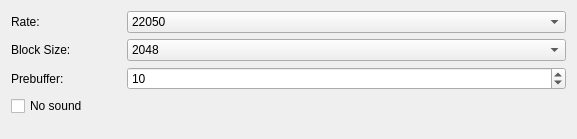
         <widget class="QWidget" name="pageMixer">
          <property name="geometry">
           <rect>
            <x>0</x>
            <y>0</y>
            <width>573</width>
            <height>139</height>
           </rect>
          </property>
          <attribute name="label">
           <string>Mixer</string>
          </attribute>
          <layout class="QGridLayout" name="gridLayout_10">
           <item row="0" column="0">
            <layout class="QVBoxLayout" name="vlMixerPageSettings">
             <item>
              <layout class="QHBoxLayout" name="hlMixerPageRate">
               <item>
                <widget class="QLabel" name="labelMixerRate">
                 <property name="minimumSize">
                  <size>
                   <width>110</width>
                   <height>0</height>
                  </size>
                 </property>
                 <property name="maximumSize">
                  <size>
                   <width>110</width>
                   <height>16777215</height>
                  </size>
                 </property>
                 <property name="text">
                  <string>Rate:</string>
                 </property>
                 <property name="buddy">
                  <cstring>comboBoxMixerRate</cstring>
                 </property>
                </widget>
               </item>
               <item>
                <widget class="QComboBox" name="comboBoxMixerRate">
                 <property name="currentIndex">
                  <number>1</number>
                 </property>
                 <item>
                  <property name="text">
                   <string>11050</string>
                  </property>
                 </item>
                 <item>
                  <property name="text">
                   <string>22050</string>
                  </property>
                 </item>
                 <item>
                  <property name="text">
                   <string>44100</string>
                  </property>
                 </item>
                </widget>
               </item>
              </layout>
             </item>
             <item>
              <layout class="QHBoxLayout" name="hlBMixerPageBlockSize">
               <item>
                <widget class="QLabel" name="labelMixerBlockSize">
                 <property name="minimumSize">
                  <size>
                   <width>110</width>
                   <height>0</height>
                  </size>
                 </property>
                 <property name="maximumSize">
                  <size>
                   <width>110</width>
                   <height>16777215</height>
                  </size>
                 </property>
                 <property name="text">
                  <string>Block Size:</string>
                 </property>
                 <property name="buddy">
                  <cstring>comboBoxMixerBlockSize</cstring>
                 </property>
                </widget>
               </item>
               <item>
                <widget class="QComboBox" name="comboBoxMixerBlockSize">
                 <property name="currentIndex">
                  <number>1</number>
                 </property>
                 <item>
                  <property name="text">
                   <string>1024</string>
                  </property>
                 </item>
                 <item>
                  <property name="text">
                   <string>2048</string>
                  </property>
                 </item>
                 <item>
                  <property name="text">
                   <string>4096</string>
                  </property>
                 </item>
                </widget>
               </item>
              </layout>
             </item>
             <item>
              <layout class="QHBoxLayout" name="hlMixerPagePrebuffer">
               <item>
                <widget class="QLabel" name="labelMixerPreBuffer">
                 <property name="minimumSize">
                  <size>
                   <width>110</width>
                   <height>0</height>
                  </size>
                 </property>
                 <property name="maximumSize">
                  <size>
                   <width>110</width>
                   <height>16777215</height>
                  </size>
                 </property>
                 <property name="text">
                  <string>Prebuffer:</string>
                 </property>
                 <property name="buddy">
                  <cstring>spinnBoxPrebuffer</cstring>
                 </property>
                </widget>
               </item>
               <item>
                <widget class="QSpinBox" name="spinnBoxPrebuffer">
                 <property name="maximum">
                  <number>999</number>
                 </property>
                 <property name="value">
                  <number>10</number>
                 </property>
                </widget>
               </item>
              </layout>
             </item>
             <item>
              <widget class="QCheckBox" name="checkBoxMixerNoSound">
               <property name="text">
                <string>No sound</string>
               </property>
              </widget>
             </item>
            </layout>
           </item>
           <item row="1" column="0">
            <spacer name="vsMixerPage">
             <property name="orientation">
              <enum>Qt::Vertical</enum>
             </property>
             <property name="sizeHint" stdset="0">
              <size>
               <width>555</width>
               <height>93</height>
              </size>
             </property>
            </spacer>
           </item>
          </layout>
         </widget>
